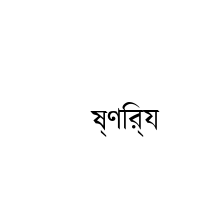
#> input picture generateData/traceImg/10020.png, 221 x 221 px, given in place of 1.png, which was not available
$ python AugmentGen.py   (older library calls are emulated)
#> lines starting #> are read from the running program, lines starting #| are printed output that depends on the picture
### generateData/autoaugment.py
from PIL import Image, ImageEnhance, ImageOps
import numpy as np
import random


class ImageNetPolicy(object):
    """ Randomly choose one of the best 24 Sub-policies on ImageNet.

        Example:
        >>> policy = ImageNetPolicy()
        >>> transformed = policy(image)

        Example as a PyTorch Transform:
        >>> transform=transforms.Compose([
        >>>     transforms.Resize(256),
        >>>     ImageNetPolicy(),
        >>>     transforms.ToTensor()])
    """
    # [32 lines left out: function __init__, not called in this run]


    def __call__(self, img):
        policy_idx = random.randint(0, len(self.policies) - 1)
        return self.policies[policy_idx](img)

    def __repr__(self):
        return "AutoAugment ImageNet Policy"


class CIFAR10Policy(object):
    """ Randomly choose one of the best 25 Sub-policies on CIFAR10.

        Example:
        >>> policy = CIFAR10Policy()
        >>> transformed = policy(image)

        Example as a PyTorch Transform:
        >>> transform=transforms.Compose([
        >>>     transforms.Resize(256),
        >>>     CIFAR10Policy(),
        >>>     transforms.ToTensor()])
    """
    # [32 lines left out: function __init__, not called in this run]


    def __call__(self, img):
        policy_idx = random.randint(0, len(self.policies) - 1)
        return self.policies[policy_idx](img)

    def __repr__(self):
        return "AutoAugment CIFAR10 Policy"


class SVHNPolicy(object):
    """ Randomly choose one of the best 25 Sub-policies on SVHN.

        Example:
        >>> policy = SVHNPolicy()
        >>> transformed = policy(image)

        Example as a PyTorch Transform:
        >>> transform=transforms.Compose([
        >>>     transforms.Resize(256),
        >>>     SVHNPolicy(),
        >>>     transforms.ToTensor()])
    """
    def __init__(self, fillcolor=(128, 128, 128)):
        self.policies = [
            SubPolicy(0.9, "shearX", 4, 0.2, "invert", 3, fillcolor),
            SubPolicy(0.9, "shearY", 8, 0.7, "invert", 5, fillcolor),
            SubPolicy(0.6, "equalize", 5, 0.6, "solarize", 6, fillcolor),
            SubPolicy(0.9, "invert", 3, 0.6, "equalize", 3, fillcolor),
            SubPolicy(0.6, "equalize", 1, 0.9, "rotate", 3, fillcolor),

            SubPolicy(0.9, "shearX", 4, 0.8, "autocontrast", 3, fillcolor),
            SubPolicy(0.9, "shearY", 8, 0.4, "invert", 5, fillcolor),
            SubPolicy(0.9, "shearY", 5, 0.2, "solarize", 6, fillcolor),
            SubPolicy(0.9, "invert", 6, 0.8, "autocontrast", 1, fillcolor),
            SubPolicy(0.6, "equalize", 3, 0.9, "rotate", 3, fillcolor),

            SubPolicy(0.9, "shearX", 4, 0.3, "solarize", 3, fillcolor),
            SubPolicy(0.8, "shearY", 8, 0.7, "invert", 4, fillcolor),
            SubPolicy(0.9, "equalize", 5, 0.6, "translateY", 6, fillcolor),
            SubPolicy(0.9, "invert", 4, 0.6, "equalize", 7, fillcolor),
            SubPolicy(0.3, "contrast", 3, 0.8, "rotate", 4, fillcolor),

            SubPolicy(0.8, "invert", 5, 0.0, "translateY", 2, fillcolor),
            SubPolicy(0.7, "shearY", 6, 0.4, "solarize", 8, fillcolor),
            SubPolicy(0.6, "invert", 4, 0.8, "rotate", 4, fillcolor),
            SubPolicy(0.3, "shearY", 7, 0.9, "translateX", 3, fillcolor),
            SubPolicy(0.1, "shearX", 6, 0.6, "invert", 5, fillcolor),

            SubPolicy(0.7, "solarize", 2, 0.6, "translateY", 7, fillcolor),
            SubPolicy(0.8, "shearY", 4, 0.8, "invert", 8, fillcolor),
            SubPolicy(0.7, "shearX", 9, 0.8, "translateY", 3, fillcolor),
            SubPolicy(0.8, "shearY", 5, 0.7, "autocontrast", 3, fillcolor),
            SubPolicy(0.7, "shearX", 2, 0.1, "invert", 5, fillcolor)
        ]


    def __call__(self, img):
        policy_idx = random.randint(0, len(self.policies) - 1)
        return self.policies[policy_idx](img)

    def __repr__(self):
        return "AutoAugment SVHN Policy"


class SubPolicy(object):
    def __init__(self, p1, operation1, magnitude_idx1, p2, operation2, magnitude_idx2, fillcolor=(128, 128, 128)):
        ranges = {
            "shearX": np.linspace(0, 0.3, 10),
            "shearY": np.linspace(0, 0.3, 10),
            "translateX": np.linspace(0, 150 / 331, 10),
            "translateY": np.linspace(0, 150 / 331, 10),
            "rotate": np.linspace(0, 30, 10),
            "color": np.linspace(0.0, 0.9, 10),
            "posterize": np.round(np.linspace(8, 4, 10), 0).astype(np.int),
            "solarize": np.linspace(256, 0, 10),
            "contrast": np.linspace(0.0, 0.9, 10),
            "sharpness": np.linspace(0.0, 0.9, 10),
            "brightness": np.linspace(0.0, 0.9, 10),
            "autocontrast": [0] * 10,
            "equalize": [0] * 10,
            "invert": [0] * 10
        }

        # from https://stackoverflow.com/questions/5252170/specify-image-filling-color-when-rotating-in-python-with-pil-and-setting-expand
        def rotate_with_fill(img, magnitude):
            rot = img.convert("RGBA").rotate(magnitude)
            return Image.composite(rot, Image.new("RGBA", rot.size, (128,) * 4), rot).convert(img.mode)

        func = {
            "shearX": lambda img, magnitude: img.transform(
                img.size, Image.AFFINE, (1, magnitude * random.choice([-1, 1]), 0, 0, 1, 0),
                Image.BICUBIC, fillcolor=fillcolor),
            "shearY": lambda img, magnitude: img.transform(
                img.size, Image.AFFINE, (1, 0, 0, magnitude * random.choice([-1, 1]), 1, 0),
                Image.BICUBIC, fillcolor=fillcolor),
            "translateX": lambda img, magnitude: img.transform(
                img.size, Image.AFFINE, (1, 0, magnitude * img.size[0] * random.choice([-1, 1]), 0, 1, 0),
                fillcolor=fillcolor),
            "translateY": lambda img, magnitude: img.transform(
                img.size, Image.AFFINE, (1, 0, 0, 0, 1, magnitude * img.size[1] * random.choice([-1, 1])),
                fillcolor=fillcolor),
            "rotate": lambda img, magnitude: rotate_with_fill(img, magnitude),
            "color": lambda img, magnitude: ImageEnhance.Color(img).enhance(1 + magnitude * random.choice([-1, 1])),
            "posterize": lambda img, magnitude: ImageOps.posterize(img, magnitude),
            "solarize": lambda img, magnitude: ImageOps.solarize(img, magnitude),
            "contrast": lambda img, magnitude: ImageEnhance.Contrast(img).enhance(
                1 + magnitude * random.choice([-1, 1])),
            "sharpness": lambda img, magnitude: ImageEnhance.Sharpness(img).enhance(
                1 + magnitude * random.choice([-1, 1])),
            "brightness": lambda img, magnitude: ImageEnhance.Brightness(img).enhance(
                1 + magnitude * random.choice([-1, 1])),
            "autocontrast": lambda img, magnitude: ImageOps.autocontrast(img),
            "equalize": lambda img, magnitude: ImageOps.equalize(img),
            "invert": lambda img, magnitude: ImageOps.invert(img)
        }

        self.p1 = p1
        self.operation1 = func[operation1]
        self.magnitude1 = ranges[operation1][magnitude_idx1]
        self.p2 = p2
        self.operation2 = func[operation2]
        self.magnitude2 = ranges[operation2][magnitude_idx2]


    def __call__(self, img):
        if random.random() < self.p1: img = self.operation1(img, self.magnitude1)
        if random.random() < self.p2: img = self.operation2(img, self.magnitude2)
        return img

### generateData/AugmentGen.py
import PIL
import warnings
from autoaugment import SVHNPolicy
warnings.filterwarnings("ignore")
for idx in range(1, 2):#11760
    for style in range(1, 6):
        img = PIL.Image.open('./traceImg/'+str(idx)+'.png')
#> img is the input picture: PIL image 221x221 RGB; min 0, max 255, mean 252.3
        policy = SVHNPolicy()
        transformed = policy(img)
#> in __call__, `if random.random() < self.p2: img = self.operation2(img, self.magnitud..`:
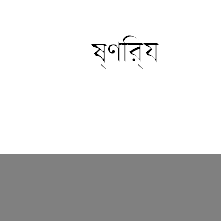
#> img: PIL image 221x221 RGB; min 0, max 255, mean 214.9
        transformed.show()
        # transformed.save('./augmented/'+str(idx)+'_'+str(style)+'.png')

$ run again, on generateData/traceImg/10472.png
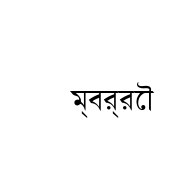
#> input picture generateData/traceImg/10472.png, 182 x 182 px, given in place of 1.png, which was not available
#> img is the input picture: PIL image 182x182 RGB; min 0, max 255, mean 250.2
#> in __call__, `if random.random() < self.p2: img = self.operation2(img, self.magnitud..`:
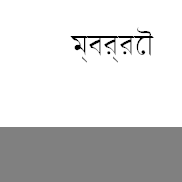
#> img: PIL image 182x182 RGB; min 0, max 255, mean 213.2
